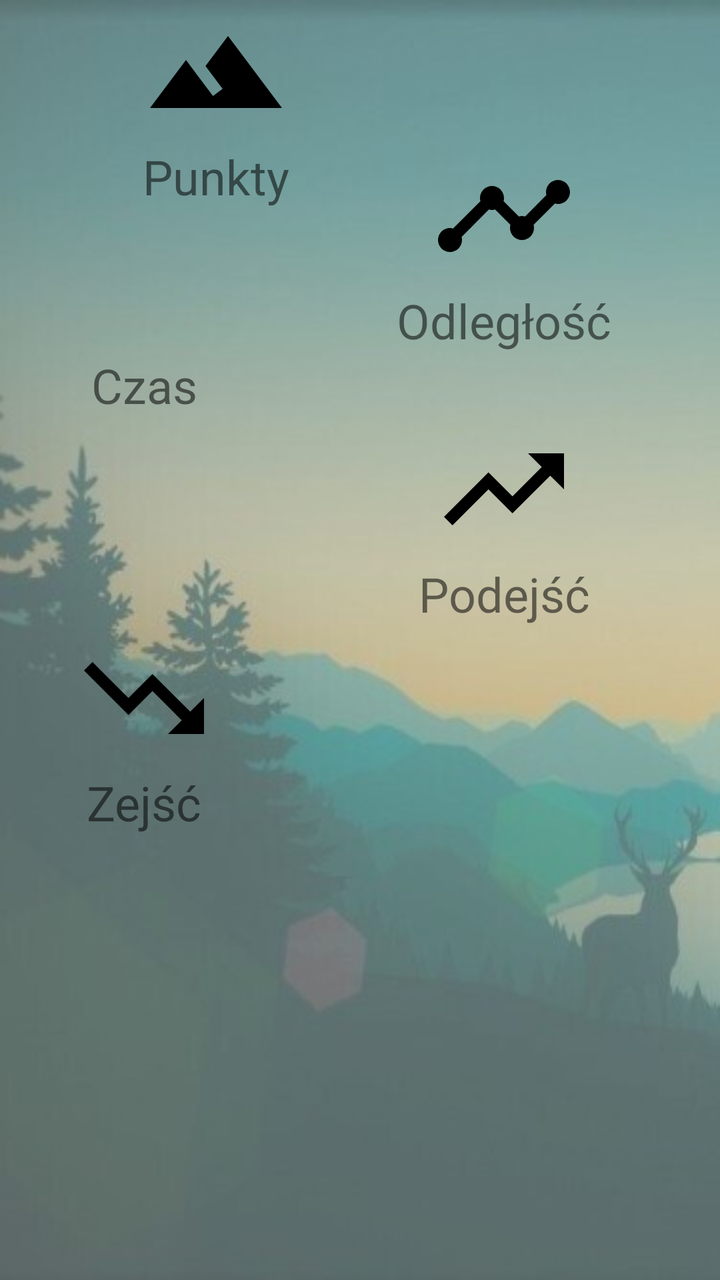
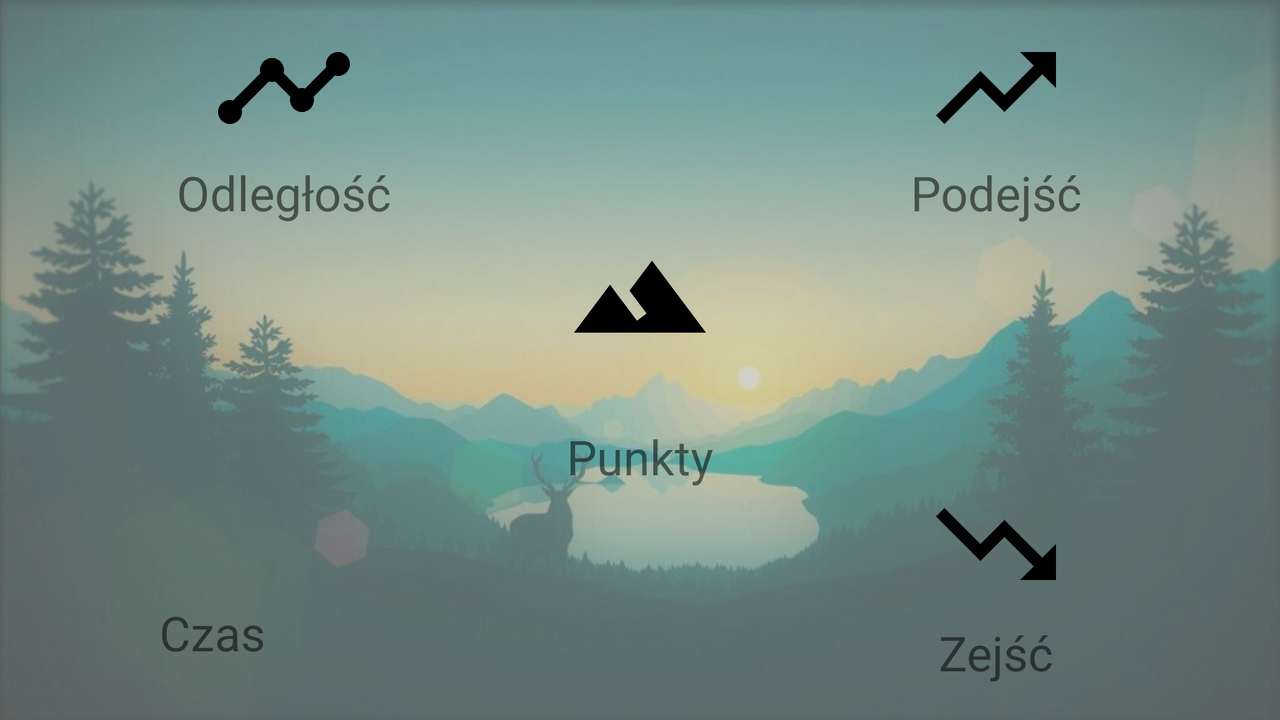

An Android layout and its configuration variant, each rendered on a device that would load it. The default file and the variant file are quoted in full after the pictures.
<!-- AndroidManifest.xml: application theme AppTheme -->
<!-- res/layout/activity_badges.xml -->
<?xml version="1.0" encoding="utf-8"?>
<ScrollView
    xmlns:android="http://schemas.android.com/apk/res/android"
    android:layout_width="match_parent"
    android:layout_height="match_parent"
    android:background="@drawable/mountain6_bright"
    >

    <androidx.constraintlayout.widget.ConstraintLayout

        xmlns:app="http://schemas.android.com/apk/res-auto"
        android:layout_width="match_parent"
        android:layout_height="wrap_content"
        android:id="@+id/lay_route_properties2">

        
        
        
        
        

        <ImageView
            android:id="@+id/img_points"
            android:layout_width="wrap_content"
            android:layout_height="wrap_content"
            app:srcCompat="@drawable/ic_filter_hdr_black_24dp"
            android:contentDescription="TODO"
            app:layout_constraintTop_toTopOf="parent"
            app:layout_constraintBottom_toTopOf="@+id/tv_points_val1"
            app:layout_constraintStart_toStartOf="parent"
            app:layout_constraintEnd_toStartOf="@+id/img_length"
            />

        <TextView
            android:id="@+id/tv_points_val1"
            android:layout_width="wrap_content"
            android:layout_height="wrap_content"
            android:text="@string/points"
            android:textSize="24sp"
            app:layout_constraintStart_toStartOf="@+id/img_points"
            app:layout_constraintEnd_toEndOf="@+id/img_points"
            app:layout_constraintTop_toBottomOf="@+id/img_points"
            app:layout_constraintBottom_toTopOf="@id/img_length"
            />

        <ImageView
            android:id="@+id/img_length"
            android:layout_width="wrap_content"
            android:layout_height="wrap_content"
            app:srcCompat="@drawable/ic_timeline_black_24dp"
            android:contentDescription="TODO"
            app:layout_constraintTop_toTopOf="@+id/tv_points_val1"
            app:layout_constraintBottom_toTopOf="@id/tv_length_val"
            app:layout_constraintStart_toEndOf="@+id/img_points"
            app:layout_constraintEnd_toEndOf="parent"
            />

        <TextView
            android:id="@+id/tv_length_val"
            android:layout_width="wrap_content"
            android:layout_height="wrap_content"
            android:text="@string/length"
            android:textSize="24sp"
            app:layout_constraintTop_toBottomOf="@+id/img_length"
            app:layout_constraintBottom_toTopOf="@id/img_time"
            app:layout_constraintStart_toStartOf="@+id/img_length"
            app:layout_constraintEnd_toEndOf="@id/img_length"
            />


        <ImageView
            android:id="@+id/img_time"
            android:layout_width="wrap_content"
            android:layout_height="wrap_content"
            app:srcCompat="@drawable/ic_access_time_black_72dp"
            android:contentDescription="TODO"
            app:layout_constraintTop_toTopOf="@+id/tv_length_val"
            app:layout_constraintBottom_toTopOf="@id/tv_time_val"
            app:layout_constraintStart_toStartOf="@+id/img_points"
            />

        <TextView
            android:id="@+id/tv_time_val"
            android:layout_width="wrap_content"
            android:layout_height="wrap_content"
            android:text="@string/time"
            android:textSize="24sp"
            app:layout_constraintTop_toBottomOf="@+id/img_time"
            app:layout_constraintBottom_toTopOf="@+id/img_ups"
            app:layout_constraintStart_toStartOf="@id/img_time"
            app:layout_constraintEnd_toEndOf="@+id/img_time"
            />


        <ImageView
            android:id="@+id/img_ups"
            android:layout_width="wrap_content"
            android:layout_height="wrap_content"
            app:srcCompat="@drawable/ic_trending_up_black_72dp"
            android:contentDescription="TODO"
            app:layout_constraintTop_toTopOf="@+id/tv_time_val"
            app:layout_constraintBottom_toTopOf="@+id/tv_ups_val"
            app:layout_constraintStart_toStartOf="@+id/img_length"
            app:layout_constraintEnd_toEndOf="@+id/img_length"
            />

        <TextView
            android:id="@+id/tv_ups_val"
            android:layout_width="wrap_content"
            android:layout_height="wrap_content"
            android:text="@string/ups"
            android:textSize="24sp"
            app:layout_constraintTop_toBottomOf="@id/img_ups"
            app:layout_constraintBottom_toTopOf="@+id/img_downs"
            app:layout_constraintStart_toStartOf="@+id/img_ups"
            app:layout_constraintEnd_toEndOf="@+id/img_ups"
            />


        <ImageView
            android:id="@+id/img_downs"
            android:layout_width="wrap_content"
            android:layout_height="wrap_content"
            app:srcCompat="@drawable/ic_trending_down_black_72dp"
            android:contentDescription="TODO"
            app:layout_constraintTop_toTopOf="@+id/tv_ups_val"
            app:layout_constraintBottom_toTopOf="@+id/tv_downs_val"
            app:layout_constraintStart_toStartOf="@id/img_time"
            app:layout_constraintEnd_toEndOf="@+id/img_time"
            />

        <TextView
            android:id="@+id/tv_downs_val"
            android:layout_width="wrap_content"
            android:layout_height="wrap_content"
            android:text="@string/downs"
            android:textSize="24sp"
            android:layout_marginBottom="16dp"
            app:layout_constraintTop_toBottomOf="@+id/img_downs"
            app:layout_constraintBottom_toBottomOf="parent"
            app:layout_constraintStart_toStartOf="@+id/img_downs"
            app:layout_constraintEnd_toEndOf="@+id/img_downs"
            />



        
    </androidx.constraintlayout.widget.ConstraintLayout>
</ScrollView>
<!-- resources referenced by this layout -->
<resources>
  <!-- drawable ic_filter_hdr_black_24dp (drawable) -->
  <vector xmlns:android="http://schemas.android.com/apk/res/android"
          android:width="72dp"
          android:height="72dp"
          android:viewportWidth="24.0"
          android:viewportHeight="24.0">
      <path
          android:fillColor="#FF000000"
          android:pathData="M14,6l-3.75,5 2.85,3.8 -1.6,1.2C9.81,13.75 7,10 7,10l-6,8h22L14,6z"/>
  </vector>
  <!-- drawable ic_timeline_black_24dp (drawable) -->
  <vector xmlns:android="http://schemas.android.com/apk/res/android"
          android:width="72dp"
          android:height="72dp"
          android:viewportWidth="24.0"
          android:viewportHeight="24.0">
      <path
          android:fillColor="#FF000000"
          android:pathData="M23,8c0,1.1 -0.9,2 -2,2 -0.18,0 -0.35,-0.02 -0.51,-0.07l-3.56,3.55c0.05,0.16 0.07,0.34 0.07,0.52 0,1.1 -0.9,2 -2,2s-2,-0.9 -2,-2c0,-0.18 0.02,-0.36 0.07,-0.52l-2.55,-2.55c-0.16,0.05 -0.34,0.07 -0.52,0.07s-0.36,-0.02 -0.52,-0.07l-4.55,4.56c0.05,0.16 0.07,0.33 0.07,0.51 0,1.1 -0.9,2 -2,2s-2,-0.9 -2,-2 0.9,-2 2,-2c0.18,0 0.35,0.02 0.51,0.07l4.56,-4.55C8.02,9.36 8,9.18 8,9c0,-1.1 0.9,-2 2,-2s2,0.9 2,2c0,0.18 -0.02,0.36 -0.07,0.52l2.55,2.55c0.16,-0.05 0.34,-0.07 0.52,-0.07s0.36,0.02 0.52,0.07l3.55,-3.56C19.02,8.35 19,8.18 19,8c0,-1.1 0.9,-2 2,-2s2,0.9 2,2z"/>
  </vector>
  <!-- drawable ic_trending_down_black_72dp (drawable) -->
  <vector xmlns:android="http://schemas.android.com/apk/res/android"
      android:height="72dp"
      android:viewportHeight="24.0"
      android:viewportWidth="24.0"
      android:width="72dp" >
      <path
          android:fillColor="#FF000000"
          android:pathData="M16,18l2.29,-2.29 -4.88,-4.88 -4,4L2,7.41 3.41,6l6,6 4,-4 6.3,6.29L22,12v6z"
      />
  </vector>
  <!-- drawable ic_trending_up_black_72dp (drawable) -->
  <vector xmlns:android="http://schemas.android.com/apk/res/android"
          android:width="72dp"
          android:height="72dp"
          android:viewportWidth="24.0"
          android:viewportHeight="24.0">
      <path
          android:fillColor="#FF000000"
          android:pathData="M16,6l2.29,2.29 -4.88,4.88 -4,-4L2,16.59 3.41,18l6,-6 4,4 6.3,-6.29L22,12V6z"/>
  </vector>
  <!-- drawable mountain6_bright: jpg bitmap (drawable, 36971 bytes) -->
  <string name="downs">Zejść</string>
  <string name="length">Odległość</string>
  <string name="points">Punkty</string>
  <string name="time">Czas</string>
  <string name="ups">Podejść</string>
  <style name="AppTheme" parent="Theme.AppCompat.Light.DarkActionBar"> 
          
          <item name="colorPrimary">@color/colorLightGradient</item> 
          <item name="colorPrimaryDark">@color/colorDarkGradient</item> 
          <item name="colorAccent">@color/colorAccent</item>
  
      </style>
  <color name="colorLightGradient">#60a185</color>
  <color name="colorDarkGradient">#0F2027</color>
  <color name="colorAccent">#03DAC5</color>
</resources>
<!-- res/layout-land/activity_badges.xml (the repository's variant of the layout above) -->
<!-- drawn on the phone turned sideways -->
<?xml version="1.0" encoding="utf-8"?>
    <androidx.constraintlayout.widget.ConstraintLayout
        xmlns:android="http://schemas.android.com/apk/res/android"
        xmlns:app="http://schemas.android.com/apk/res-auto"
        android:layout_width="match_parent"
        android:layout_height="wrap_content"
        android:id="@+id/lay_route_properties2"
        android:background="@drawable/mountain6_land_bright">

        
        
        
        
        

        <ImageView
            android:id="@+id/img_points"
            android:layout_width="wrap_content"
            android:layout_height="wrap_content"
            app:srcCompat="@drawable/ic_filter_hdr_black_24dp"
            app:layout_constraintTop_toBottomOf="@id/img_length"
            app:layout_constraintBottom_toTopOf="@+id/tv_points_val1"
            app:layout_constraintStart_toEndOf="@+id/img_length"
            app:layout_constraintEnd_toStartOf="@+id/img_ups"
            />

        <TextView
            android:id="@+id/tv_points_val1"
            android:layout_width="wrap_content"
            android:layout_height="wrap_content"
            android:text="@string/points"
            android:textSize="24sp"
            app:layout_constraintStart_toStartOf="@+id/img_points"
            app:layout_constraintEnd_toEndOf="@+id/img_points"
            app:layout_constraintTop_toBottomOf="@+id/img_points"
            app:layout_constraintBottom_toTopOf="@id/img_time"
            />

        <ImageView
            android:id="@+id/img_length"
            android:layout_width="wrap_content"
            android:layout_height="wrap_content"
            app:srcCompat="@drawable/ic_timeline_black_24dp"
            android:layout_marginTop="8dp"
            app:layout_constraintTop_toTopOf="parent"
            app:layout_constraintBottom_toTopOf="@id/tv_length_val"
            app:layout_constraintStart_toStartOf="parent"
            app:layout_constraintEnd_toStartOf="@id/img_points"
            />

        <TextView
            android:id="@+id/tv_length_val"
            android:layout_width="wrap_content"
            android:layout_height="wrap_content"
            android:text="@string/length"
            android:textSize="24sp"
            app:layout_constraintTop_toBottomOf="@+id/img_length"
            app:layout_constraintBottom_toTopOf="@id/img_points"
            app:layout_constraintStart_toStartOf="@+id/img_length"
            app:layout_constraintEnd_toEndOf="@id/img_length"
            />


        <ImageView
            android:id="@+id/img_time"
            android:layout_width="wrap_content"
            android:layout_height="wrap_content"
            app:srcCompat="@drawable/ic_access_time_black_72dp"
            app:layout_constraintTop_toBottomOf="@+id/tv_points_val1"
            app:layout_constraintBottom_toTopOf="@id/tv_time_val"
            app:layout_constraintStart_toStartOf="@+id/img_length"
            />

        <TextView
            android:id="@+id/tv_time_val"
            android:layout_width="wrap_content"
            android:layout_height="wrap_content"
            android:text="@string/time"
            android:textSize="24sp"
            app:layout_constraintTop_toBottomOf="@+id/img_time"
            app:layout_constraintBottom_toBottomOf="parent"
            app:layout_constraintStart_toStartOf="@id/img_time"
            app:layout_constraintEnd_toEndOf="@+id/img_time"
            />


        <ImageView
            android:id="@+id/img_ups"
            android:layout_width="wrap_content"
            android:layout_height="wrap_content"
            app:srcCompat="@drawable/ic_trending_up_black_72dp"
            app:layout_constraintTop_toTopOf="@+id/img_length"
            app:layout_constraintBottom_toBottomOf="@+id/img_length"
            app:layout_constraintStart_toEndOf="@+id/img_points"
            app:layout_constraintEnd_toEndOf="parent"
            />

        <TextView
            android:id="@+id/tv_ups_val"
            android:layout_width="wrap_content"
            android:layout_height="wrap_content"
            android:text="@string/ups"
            android:textSize="24sp"
            app:layout_constraintTop_toBottomOf="@id/img_ups"
            app:layout_constraintBottom_toBottomOf="@+id/tv_length_val"
            app:layout_constraintStart_toStartOf="@+id/img_ups"
            app:layout_constraintEnd_toEndOf="@+id/img_ups"
            />


        <ImageView
            android:id="@+id/img_downs"
            android:layout_width="wrap_content"
            android:layout_height="wrap_content"
            app:srcCompat="@drawable/ic_trending_down_black_72dp"
            app:layout_constraintTop_toTopOf="@+id/img_time"
            app:layout_constraintBottom_toBottomOf="@+id/img_time"
            app:layout_constraintStart_toStartOf="@id/img_ups"
            app:layout_constraintEnd_toEndOf="@+id/img_ups"
        />

        <TextView
            android:id="@+id/tv_downs_val"
            android:layout_width="wrap_content"
            android:layout_height="wrap_content"
            android:text="@string/downs"
            android:textSize="24sp"
            android:layout_marginBottom="16dp"
            app:layout_constraintTop_toBottomOf="@+id/img_downs"
            app:layout_constraintBottom_toBottomOf="parent"
            app:layout_constraintStart_toStartOf="@+id/img_downs"
            app:layout_constraintEnd_toEndOf="@+id/img_downs"
            />


        
    </androidx.constraintlayout.widget.ConstraintLayout>
<!-- resources referenced by the variant -->
<!-- as the phone turned sideways resolves them -->
<resources>
  <!-- drawable ic_filter_hdr_black_24dp (drawable) -->
  <vector xmlns:android="http://schemas.android.com/apk/res/android"
          android:width="72dp"
          android:height="72dp"
          android:viewportWidth="24.0"
          android:viewportHeight="24.0">
      <path
          android:fillColor="#FF000000"
          android:pathData="M14,6l-3.75,5 2.85,3.8 -1.6,1.2C9.81,13.75 7,10 7,10l-6,8h22L14,6z"/>
  </vector>
  <!-- drawable ic_timeline_black_24dp (drawable) -->
  <vector xmlns:android="http://schemas.android.com/apk/res/android"
          android:width="72dp"
          android:height="72dp"
          android:viewportWidth="24.0"
          android:viewportHeight="24.0">
      <path
          android:fillColor="#FF000000"
          android:pathData="M23,8c0,1.1 -0.9,2 -2,2 -0.18,0 -0.35,-0.02 -0.51,-0.07l-3.56,3.55c0.05,0.16 0.07,0.34 0.07,0.52 0,1.1 -0.9,2 -2,2s-2,-0.9 -2,-2c0,-0.18 0.02,-0.36 0.07,-0.52l-2.55,-2.55c-0.16,0.05 -0.34,0.07 -0.52,0.07s-0.36,-0.02 -0.52,-0.07l-4.55,4.56c0.05,0.16 0.07,0.33 0.07,0.51 0,1.1 -0.9,2 -2,2s-2,-0.9 -2,-2 0.9,-2 2,-2c0.18,0 0.35,0.02 0.51,0.07l4.56,-4.55C8.02,9.36 8,9.18 8,9c0,-1.1 0.9,-2 2,-2s2,0.9 2,2c0,0.18 -0.02,0.36 -0.07,0.52l2.55,2.55c0.16,-0.05 0.34,-0.07 0.52,-0.07s0.36,0.02 0.52,0.07l3.55,-3.56C19.02,8.35 19,8.18 19,8c0,-1.1 0.9,-2 2,-2s2,0.9 2,2z"/>
  </vector>
  <!-- drawable ic_trending_down_black_72dp (drawable) -->
  <vector xmlns:android="http://schemas.android.com/apk/res/android"
      android:height="72dp"
      android:viewportHeight="24.0"
      android:viewportWidth="24.0"
      android:width="72dp" >
      <path
          android:fillColor="#FF000000"
          android:pathData="M16,18l2.29,-2.29 -4.88,-4.88 -4,4L2,7.41 3.41,6l6,6 4,-4 6.3,6.29L22,12v6z"
      />
  </vector>
  <!-- drawable ic_trending_up_black_72dp (drawable) -->
  <vector xmlns:android="http://schemas.android.com/apk/res/android"
          android:width="72dp"
          android:height="72dp"
          android:viewportWidth="24.0"
          android:viewportHeight="24.0">
      <path
          android:fillColor="#FF000000"
          android:pathData="M16,6l2.29,2.29 -4.88,4.88 -4,-4L2,16.59 3.41,18l6,-6 4,4 6.3,-6.29L22,12V6z"/>
  </vector>
  <!-- drawable mountain6_land_bright: jpg bitmap (drawable, 41346 bytes) -->
  <string name="downs">Zejść</string>
  <string name="length">Odległość</string>
  <string name="points">Punkty</string>
  <string name="time">Czas</string>
  <string name="ups">Podejść</string>
  <style name="AppTheme" parent="Theme.AppCompat.Light.DarkActionBar"> 
          
          <item name="colorPrimary">@color/colorLightGradient</item> 
          <item name="colorPrimaryDark">@color/colorDarkGradient</item> 
          <item name="colorAccent">@color/colorAccent</item>
  
      </style>
  <color name="colorLightGradient">#60a185</color>
  <color name="colorDarkGradient">#0F2027</color>
  <color name="colorAccent">#03DAC5</color>
</resources>
